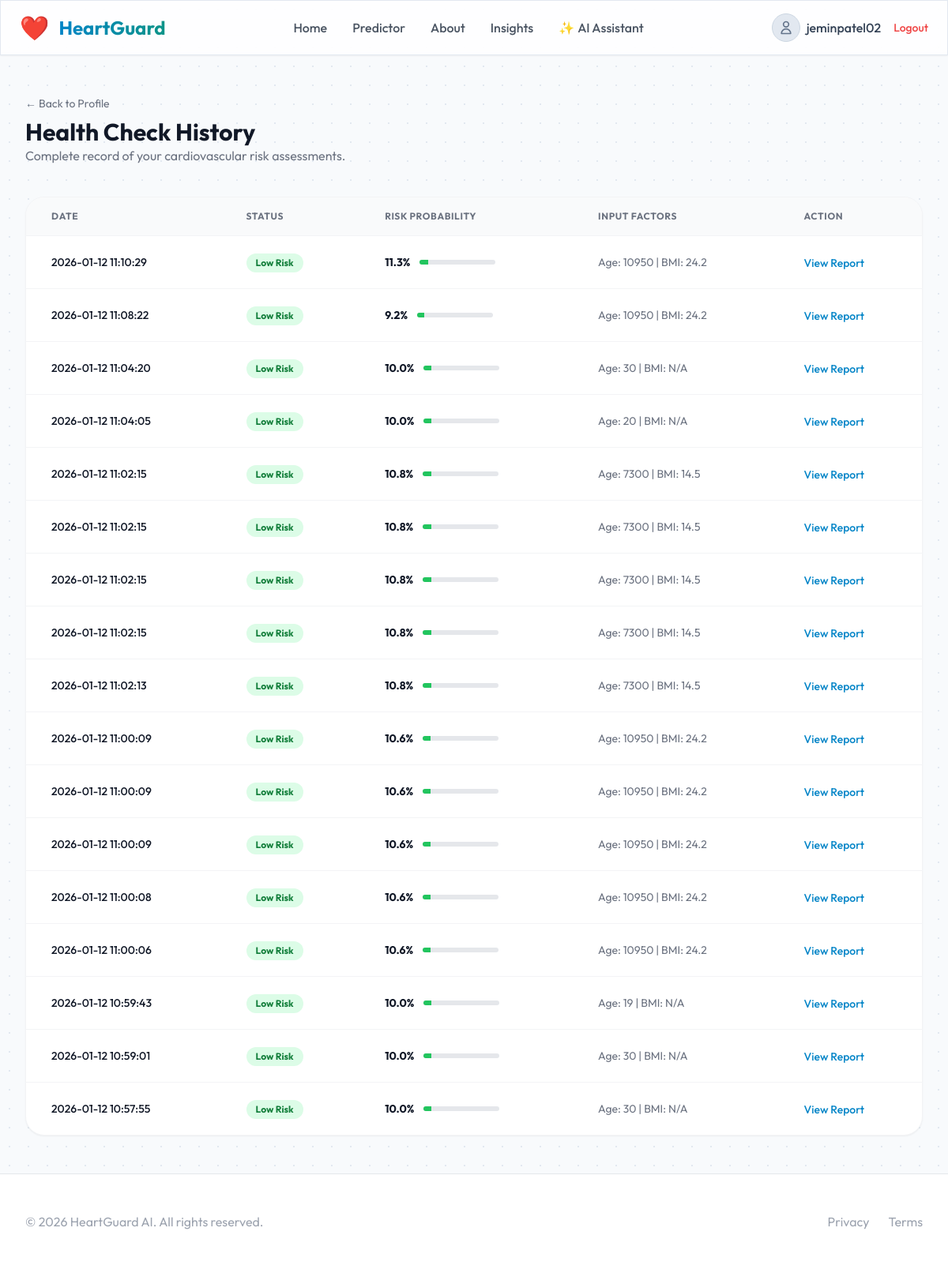
Page /tests (signed in) on the committed database.
### tables this page shows
CREATE TABLE predictions (
            id INTEGER PRIMARY KEY AUTOINCREMENT,
            username TEXT NOT NULL,
            input_data TEXT NOT NULL, -- JSON string
            result TEXT NOT NULL,     -- JSON string
            timestamp TIMESTAMP DEFAULT CURRENT_TIMESTAMP,
            FOREIGN KEY (username) REFERENCES users (username)
        );

### app.py (the view)
@app.route('/tests')
def tests():
    if 'user' not in session: return redirect(url_for('index'))
    all_tests_raw = db.get_all_user_predictions(session['user'])
    all_tests = []
    for row in all_tests_raw:
        t = dict(row)
        try:
            t['result'] = json.loads(t['result'])
            t['input_data'] = json.loads(t['input_data'])
        except: pass
        all_tests.append(t)
    return render_template('tests.html', user=session['user'], tests=all_tests)

### utils/db.py (called while the page is built)
def get_db_connection():
    conn = sqlite3.connect(DB_NAME)
    conn.row_factory = sqlite3.Row
    return conn

def get_all_user_predictions(username):
    conn = get_db_connection()
    preds = conn.execute("SELECT * FROM predictions WHERE username = ? ORDER BY timestamp DESC", (username,)).fetchall()
    conn.close()
    return preds

### templates/tests.html (shortened to what this page needs)
{% extends "base_app.html" %}
{% block page_content %}
<div class="max-w-7xl mx-auto px-4 sm:px-6 lg:px-8 py-12">
    <div class="mb-10 flex items-center justify-between">
        <div>
            <a href="/profile" class="text-sm text-gray-500 hover:text-gray-900 mb-2 inline-block">&larr; Back to
                Profile</a>
            <h1 class="text-3xl font-bold text-gray-900">Health Check History</h1>
            <p class="text-gray-500">Complete record of your cardiovascular risk assessments.</p>
        </div>
    </div>
    <div class="bg-white rounded-3xl shadow-sm border border-gray-100 overflow-hidden">
        {% if tests %}
        <div class="overflow-x-auto">
            <table class="w-full text-left">
                <thead class="bg-gray-50 border-b border-gray-100 text-gray-500 uppercase text-xs tracking-wider">
                    <tr>
                        <th class="px-8 py-4">Date</th>
                        <th class="px-8 py-4">Status</th>
                        <th class="px-8 py-4">Risk Probability</th>
                        <th class="px-8 py-4">Input Factors</th>
                        <th class="px-8 py-4">Action</th>
                    </tr>
                </thead>
                <tbody class="divide-y divide-gray-100">
                    {% for test in tests %}
                    <tr class="hover:bg-gray-50 transition-colors">
                        <td class="px-8 py-5 text-sm text-gray-900 font-medium">
                            {{ test.timestamp }}
                        </td>
                        <td class="px-8 py-5">
                            <span
                                class="inline-flex items-center px-3 py-1 rounded-full text-xs font-bold {{ 'bg-red-100 text-red-700' if test.result.risk == 'High' else 'bg-green-100 text-green-700' }}">
                                {{ test.result.risk }} Risk
                            </span>
                        </td>
                        <td class="px-8 py-5">
                            <div class="flex items-center">
                                <span class="text-sm font-bold text-gray-900 mr-3">{{ test.result.prob }}%</span>
                                <div class="w-24 bg-gray-200 h-1.5 rounded-full overflow-hidden">
                                    <div class="{{ 'bg-red-500' if test.result.prob > 50 else 'bg-green-500' }} h-full"
                                        style="width: {{ test.result.prob }}%"></div>
                                </div>
                            </div>
                        </td>
                        <td class="px-8 py-5 text-sm text-gray-500">
                            Age: {{ test.input_data.age|int }} | BMI: {{ ((test.input_data.weight|float) /
                            ((test.input_data.height|float / 100)**2))|round(1) if test.input_data.height else 'N/A' }}
                        </td>
                        <td class="px-8 py-5">
                            <button class="text-primary hover:text-red-700 text-sm font-medium">View Report</button>
                        </td>
                    </tr>
                    {% endfor %}
                </tbody>
            </table>
        </div>
        {% endif %}
    </div>
</div>
{% endblock %}

### templates/layout.html (style rules this page uses)
body { background-color: #f8fafc; background-image: radial-gradient(#e2e8f0 1px, transparent 1px); background-size: 24px 24px; }

### rows in the picture
predictions: timestamp "2026-01-12 11:10:29", result.risk "Low", result.prob "11.3", input_data.age "10950", input_data "24.2"
predictions: timestamp "2026-01-12 11:08:22", result.risk "Low", result.prob "9.2", input_data.age "10950", input_data "24.2"
predictions: timestamp "2026-01-12 11:04:20", result.risk "Low", result.prob "10.0", input_data.age "30", input_data "N/A"
predictions: timestamp "2026-01-12 11:04:05", result.risk "Low", result.prob "10.0", input_data.age "20", input_data "N/A"
predictions: timestamp "2026-01-12 11:02:15", result.risk "Low", result.prob "10.8", input_data.age "7300", input_data "14.5"
predictions: timestamp "2026-01-12 11:02:15", result.risk "Low", result.prob "10.8", input_data.age "7300", input_data "14.5"
predictions: timestamp "2026-01-12 11:02:15", result.risk "Low", result.prob "10.8", input_data.age "7300", input_data "14.5"
predictions: timestamp "2026-01-12 11:02:15", result.risk "Low", result.prob "10.8", input_data.age "7300", input_data "14.5"
predictions: timestamp "2026-01-12 11:02:13", result.risk "Low", result.prob "10.8", input_data.age "7300", input_data "14.5"
predictions: timestamp "2026-01-12 11:00:09", result.risk "Low", result.prob "10.6", input_data.age "10950", input_data "24.2"
predictions: timestamp "2026-01-12 11:00:09", result.risk "Low", result.prob "10.6", input_data.age "10950", input_data "24.2"
predictions: timestamp "2026-01-12 11:00:09", result.risk "Low", result.prob "10.6", input_data.age "10950", input_data "24.2"
predictions: timestamp "2026-01-12 11:00:08", result.risk "Low", result.prob "10.6", input_data.age "10950", input_data "24.2"
predictions: timestamp "2026-01-12 11:00:06", result.risk "Low", result.prob "10.6", input_data.age "10950", input_data "24.2"
predictions: timestamp "2026-01-12 10:59:43", result.risk "Low", result.prob "10.0", input_data.age "19", input_data "N/A"
predictions: timestamp "2026-01-12 10:59:01", result.risk "Low", result.prob "10.0", input_data.age "30", input_data "N/A"
predictions: timestamp "2026-01-12 10:57:55", result.risk "Low", result.prob "10.0", input_data.age "30", input_data "N/A"

### other values in the picture
{{ user }} "jeminpatel02"
